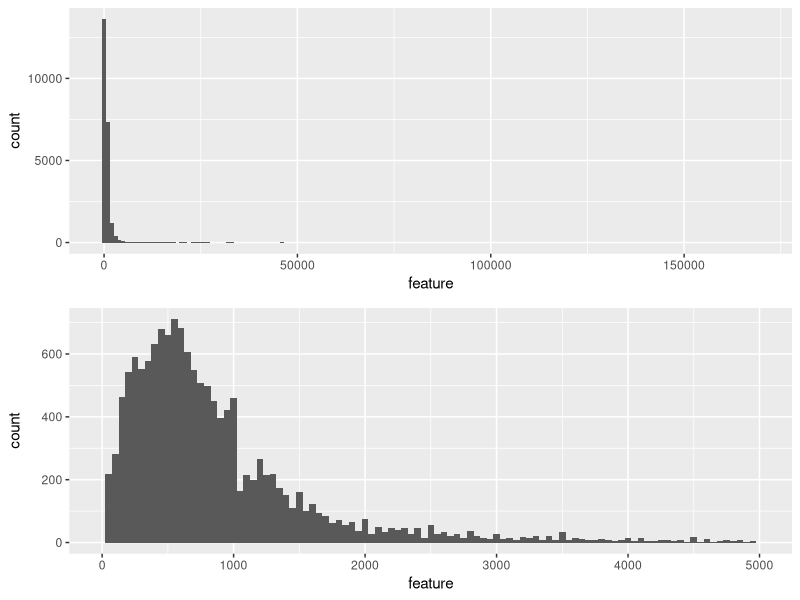
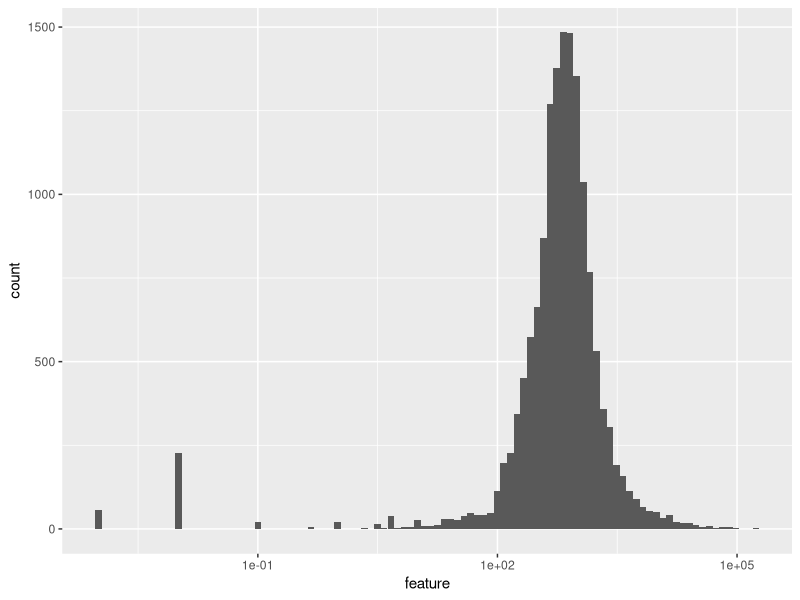
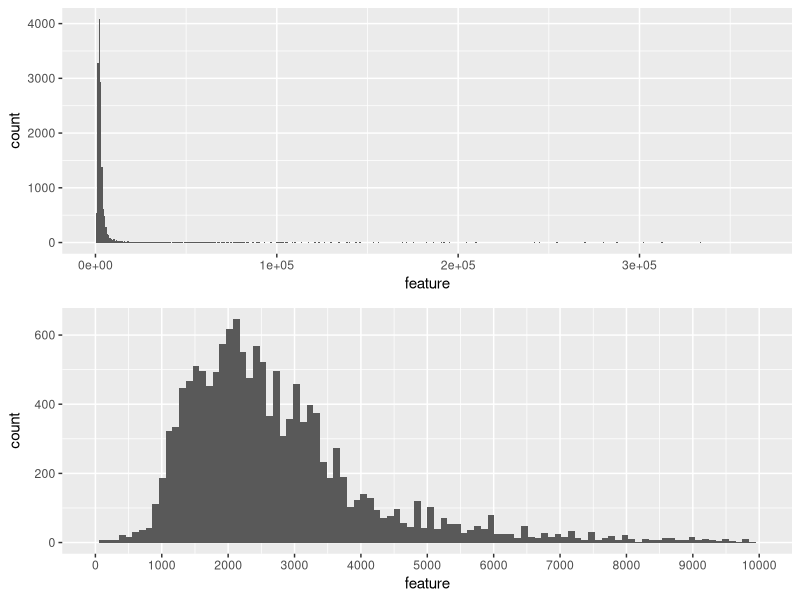
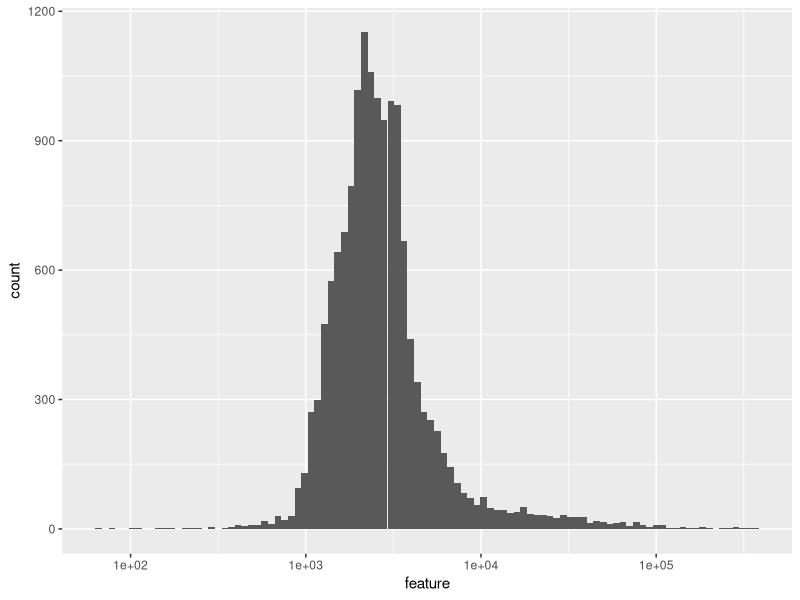
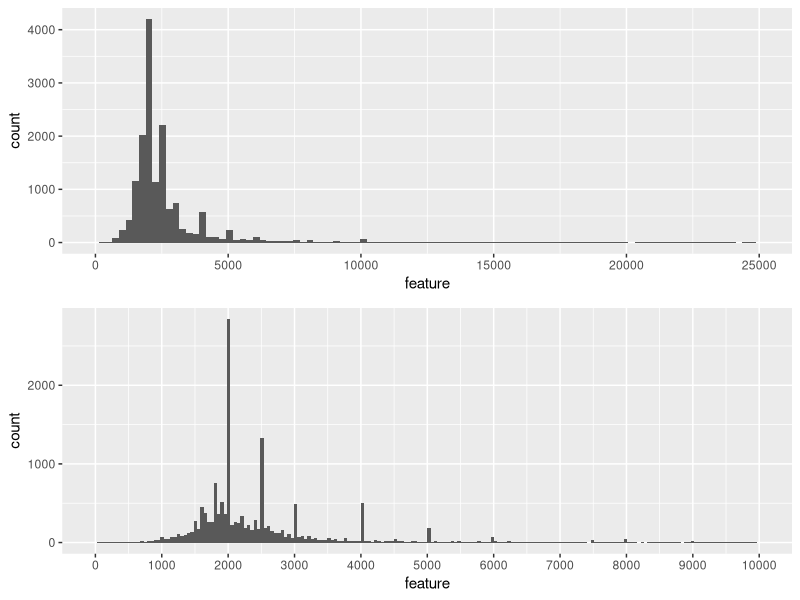
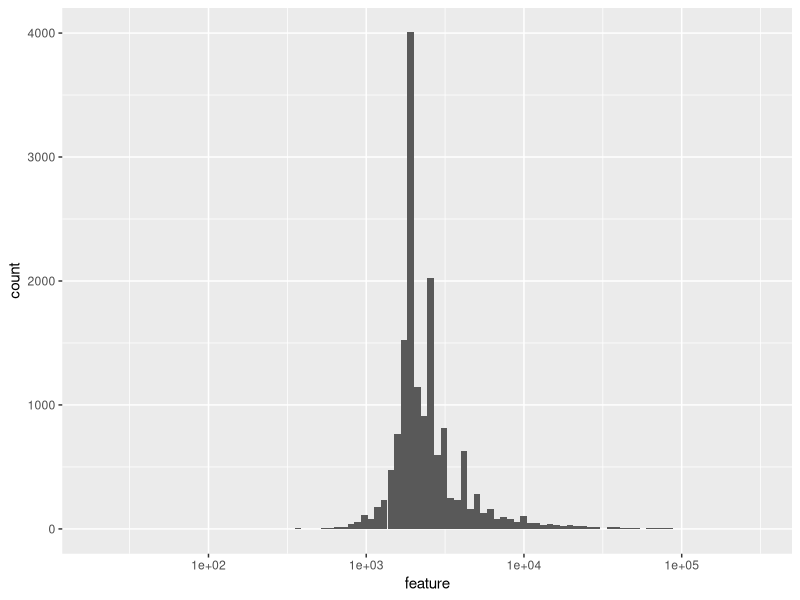
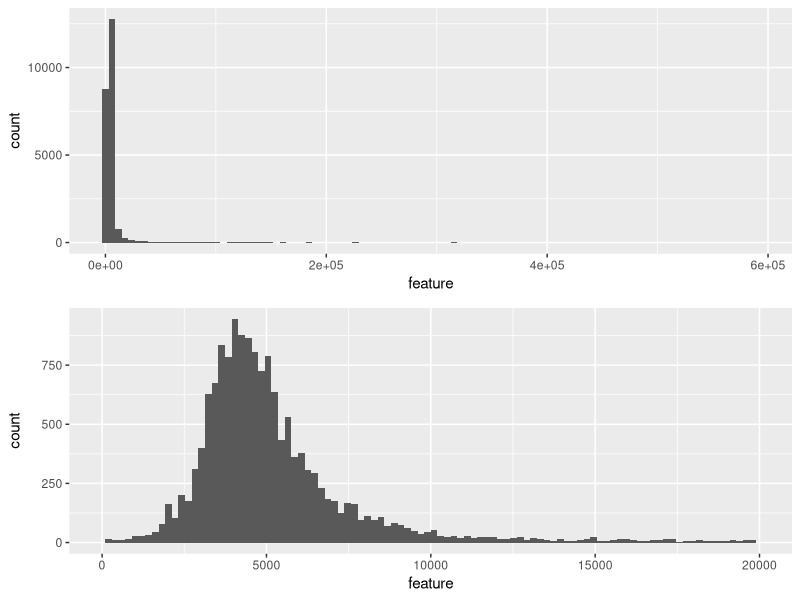
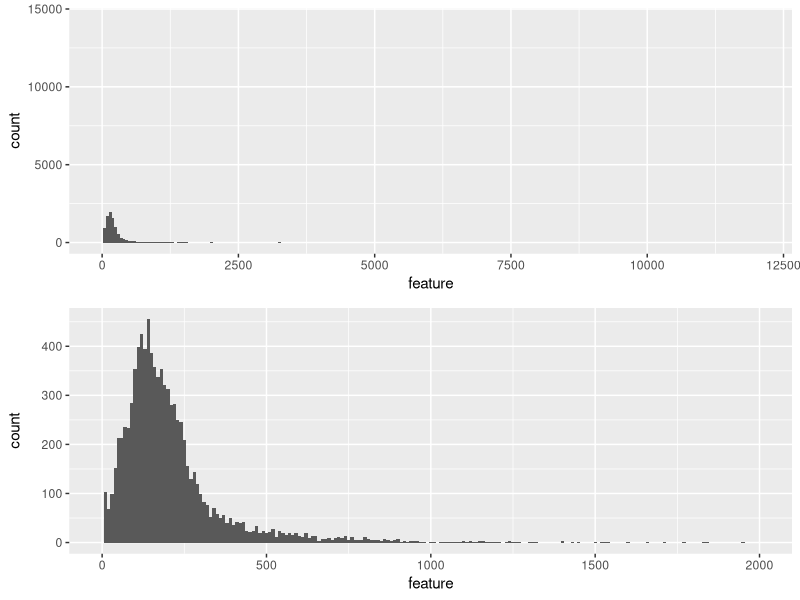

R code for these plots, in order:
## ---- chunk 1

library(ggplot2)
library(openxlsx)
library(gdata)
library(dplyr)
library(stats)
library(gridExtra)
library(grid)
library(gtable)
## ---- chunk 2
knitr::opts_chunk$set(warning=FALSE, message=FALSE)
## ---- chunk 3
# load the data 
sales <- read.xlsx("rollingsales_brooklyn.xlsx", sheet = 1, startRow = 5,
                   detectDates = TRUE)

# convert all column names to lower case
colnames(sales) <- tolower(colnames(sales))

# substitute empty strings with NA
sales[sales$tax.class.at.present =='  ', ]$tax.class.at.present <- NA
sales[sales$building.class.at.present =='  ', ]$building.class.at.present <-NA 
sales[sales$apartment.number == "            ", ]$apartment.number <-NA

# substitute zero zipcodes with NA
sales[sales$zip.code == 0,11] <-NA

# convert all categorical values to factor
sales$neighborhood <- as.factor(sales$neighborhood)
sales$building.class.category <- as.factor(sales$building.class.category)
sales$tax.class.at.present <- as.factor(sales$tax.class.at.present)
sales$building.class.at.present <- as.factor(sales$building.class.at.present)
sales$tax.class.at.time.of.sale <- as.factor(sales$tax.class.at.time.of.sale)
sales$building.class.at.time.of.sale <-
  as.factor(sales$building.class.at.time.of.sale)
sales$block <- as.factor(sales$block)
sales$lot <- as.factor(sales$lot)
sales$zip.code <- as.factor(sales$zip.code)

# substitute zeros and probably erroneus years with NA
sales[!is.na(sales$year.built) & sales$year.built == 1380,17] <- NA
sales[!is.na(sales$year.built) & sales$year.built == 1050,17] <- NA
sales[!is.na(sales$year.built) & sales$year.built == 0, 17] <- NA

# trim whitespaces
sales$neighborhood <- trim(sales$neighborhood)
sales$building.class.category <- trim(sales$building.class.category)
sales$address <- trim(sales$address)
sales$apartment.number <- trim(sales$apartment.number)
## ---- chunk 4
#  plots basic histogram
hist_base <- function(feature,  ...){
  ggplot(sales, aes(feature)) + geom_histogram( ... )
}
# plots basic bar chart
bar_base <- function(feature){
  ggplot(sales, aes(feature)) + geom_bar()
}
# arrange 2 plots in grid
plot_grid <- function(p1, p2){
  g1 <- ggplotGrob(p1)
  g2 <- ggplotGrob(p2)

  g = rbind(g1, g2, size="first")
  g$widths = grid::unit.pmax(g1$widths, g2$widths)
  grid::grid.newpage()
  grid::grid.draw(g)
}

## ---- chunk 5
str(sales)
head(sales)

## ---- chunk 6
summary(sales$sale.price)

## ---- chunk 7
head(table(sales$sale.price))
## ---- chunk 8
nonzero_prices <- subset(sales, sale.price > 0)
summary(nonzero_prices$sale.price)
## ---- chunk 9
# select properties with 1$ price
one_dollar_sale <- sales %>%
  filter(sale.price == 1) %>%
  select(building.class.category,address, year.built,
         gross.square.feet, sale.price)
head(one_dollar_sale,10)
## ---- chunk 10
p1 <- hist_base(sales$sale.price/1000, binwidth = 1000)
p2 <- hist_base(sales$sale.price/1000, binwidth = 50) + xlim(0.001,5000)
plot_grid(p1, p2)
## ---- chunk 11
hist_base(sales$sale.price/1000,bins = 100) + scale_x_log10()
## ---- chunk 12
summary(sales$gross.square.feet)
## ---- chunk 13
summary(subset(sales, gross.square.feet > 0)$gross.square.feet)
## ---- chunk 14
p1 <- hist_base(sales$gross.square.feet, bins = 500) + 
  scale_x_continuous(limits = c(1, 366000))
plot <-hist_base(sales$gross.square.feet, bins = 100) 
p2 <- plot + scale_x_continuous(limits = c(1, 10000), 
                                breaks = seq(0,10000,1000))
plot_grid(p1, p2)
## ---- chunk 15
plot + scale_x_log10()
## ---- chunk 16
summary(sales$land.square.feet)
## ---- chunk 17
summary(subset(sales, land.square.feet > 0)$land.square.feet)
## ---- chunk 18
plot <-hist_base(sales$land.square.feet, bins = 100)
p1 <- plot +  scale_x_continuous(limits = c(1, 25000))
p2 <- hist_base(sales$land.square.feet, bins = 200) +
  scale_x_continuous(limits = c(1, 10000), breaks = seq(0,10000,1000))
plot_grid(p1, p2)
## ---- chunk 19
plot + scale_x_log10()
## ---- chunk 20
# create new feature "total square feet" as sum of land and gross sf
sales <- mutate(sales, total.square.feet = land.square.feet + gross.square.feet)
## ---- chunk 21
summary(sales$total.square.feet)
## ---- chunk 22
summary(subset(sales, total.square.feet > 0)$total.square.feet)
## ---- chunk 23
p1 <- hist_base(sales$total.square.feet, bins = 100)
p2 <- p1 + scale_x_continuous(limits = c(1,20000))
plot_grid(p1, p2)
## ---- chunk 24
# create new feature "price.square.foot" price divided by total sq.ft
sales$price.square.foot <- 
   ifelse(sales$total.square.feet > 0,
          round(sales$sale.price / sales$total.square.feet, 2), 0)
## ---- chunk 25
summary(subset(sales, price.square.foot > 0)$price.square.foot)

## ---- chunk 26
p1 <- hist_base(sales$price.square.foot, binwidth = 50) +
  scale_x_continuous(limits = c(0, 12060))
p2 <- hist_base(sales$price.square.foot, binwidth = 10) +
  scale_x_continuous(limits = c(0.01, 2000))
plot_grid(p1, p2)
## ---- chunk 27
summary(sales$year.built)
## ---- chunk 28
p1 <- hist_base(sales$year.built, binwidth = 5) +
  scale_x_continuous(limits = c(1800,2020), breaks = seq(1800,2020,20))
p2 <- hist_base(sales$year.built, binwidth = 1) + 
  scale_x_continuous(limits = c(1800,2020), breaks = seq(1800,2020,20))
plot_grid(p1, p2)
## ---- chunk 29
table(sales$residential.units)
## ---- chunk 30
p1 <- hist_base(sales$residential.units, binwidth = 1)
p2 <- p1 + scale_x_continuous(limits = c(0,50))
plot_grid(p1, p2)
## ---- chunk 31
table(sales$commercial.units)
## ---- chunk 32
p1 <- hist_base(sales$commercial.units, binwidth = 1)
p2 <- p1 + scale_x_continuous(limits = c(0,20))
plot_grid(p1, p2)
## ---- chunk 33
table(sales$total.units)
## ---- chunk 34
p1 <- hist_base(sales$total.units, binwidth = 1)
p2 <- p1 + scale_x_continuous(limits = c(0,20))
plot_grid(p1, p2)
## ---- chunk 35
table(sales$borough)
## ---- chunk 36
# barplot with bars reordered by count
ggplot(sales,
       aes(x= reorder(neighborhood,neighborhood,function(x) length(x)))) + 
  geom_bar() + coord_flip() +
  labs(x = "Neighborhood")

## ---- chunk 37
sort(table(sales$building.class.category), decreasing = TRUE)[1:10]

## ---- chunk 38
ggplot(sales, aes(x = reorder(building.class.category,
                              building.class.category,
                              function(x) length(x)))) + 
  geom_bar() +
  coord_flip() +
  scale_y_log10(breaks = c(10,100,500,1000,5000)) +
  labs(x= "Building class category")
  
## ---- chunk 39
table(sales$tax.class.at.present)
## ---- chunk 40
sort(table(sales$block), decreasing = TRUE) [1:10]
## ---- chunk 41
sort(table(sales$lot), decreasing = TRUE) [1:10]
## ---- chunk 42
table(sales$`ease-ment`)
## ---- chunk 43
sort(table(sales$building.class.at.present), decreasing = TRUE)[1:10]
## ---- chunk 44
table(sales$building.class.at.present)
## ---- chunk 45
sort(table(sales$address), decreasing = TRUE)[1:5]
## ---- chunk 46
bar_base(sales$zip.code) +
  coord_flip() +
  labs(x = "zip code")
## ---- chunk 47
table(sales$tax.class.at.time.of.sale)
## ---- chunk 48
sort(table(sales$building.class.at.time.of.sale), decreasing = TRUE)
## ---- chunk 49
p1 <- hist_base(sales$sale.date, binwidth = 1)
p2 <- hist_base(sales$sale.date, binwidth = 7) +
  scale_x_date(date_breaks = '1 month') +
  theme(axis.text.x = element_text(angle=60, hjust=1))
plot_grid(p1, p2)
## ---- chunk 50
ggplot(sales, aes(gross.square.feet, sale.price/1000)) +
  geom_point(alpha = 0.1) +
  scale_x_continuous(limits = c(0, 50000)) + 
  scale_y_continuous(limits = c(0, 50000)) 
## ---- chunk 51
ggplot(sales, aes(gross.square.feet, sale.price/1000)) +
  geom_point(alpha = 0.1) +
  scale_x_continuous(limits = c(1, 10000)) + 
  scale_y_continuous(limits = c(1, 10000)) + 
  geom_smooth()

## ---- chunk 52
cor = cor.test(sales$sale.price, sales$gross.square.feet)
cor$estimate
## ---- chunk 53
ggplot(sales, aes(land.square.feet, sale.price/1000)) +
  geom_point(alpha = 0.1) 

## ---- chunk 54
ggplot(sales, aes(land.square.feet, sale.price/1000)) +
  geom_point(alpha = 0.1) +
  scale_x_continuous(limits = c(1, 10000)) + 
  scale_y_continuous(limits = c(1, 10000)) 
## ---- chunk 55
cor = cor.test(sales$sale.price, sales$land.square.feet)
cor$estimate
## ---- chunk 56
ggplot(sales, aes(total.square.feet, sale.price/1000)) +
  geom_point(alpha = 0.1) +
  scale_x_continuous(limits = c(0, 50000)) + 
  scale_y_continuous(limits = c(0, 50000)) 
## ---- chunk 57
ggplot(sales, aes(total.square.feet, sale.price/1000)) +
  geom_point(alpha = 0.1) +
  scale_x_continuous(limits = c(1, 10000)) + 
  scale_y_continuous(limits = c(1, 10000)) + 
  geom_smooth(method = "lm")
## ---- chunk 58
cor = cor.test(sales$sale.price, sales$total.square.feet)
cor$estimate
## ---- chunk 59
ggplot(sales, aes(total.square.feet, price.square.foot)) + 
  geom_point(alpha = 1/20) + 
  scale_x_continuous(limits = c(1,10000)) +
  scale_y_continuous(limits = c(1,1000)) + 
  geom_smooth()
## ---- chunk 60
ggplot(sales, aes(year.built, price.square.foot)) + 
  geom_point(alpha = 1/20)  
## ---- chunk 61
ggplot(sales, aes(year.built, price.square.foot)) + 
  geom_jitter(alpha = 1/30, width = 1) + 
  scale_x_continuous(limits = c(1895,2016), breaks = seq(1890,2020,20)) + 
  scale_y_continuous(limits = c(1,2000))
## ---- chunk 62
# add new feature "year.built.bucket" - divide years to 10 year buckets
sales$year.built.bucket <- cut(sales$year.built,
                               breaks = seq(1890,2020,10),
                               dig.lab = 4)
## ---- chunk 63
ggplot(subset(sales,price.square.foot > 0),
       aes( year.built.bucket,price.square.foot)) + 
  geom_boxplot(outlier.colour = NA) + 
  scale_y_continuous(limits = c(0,1000)) +
  theme(axis.text.x = element_text(angle=60, hjust=1))
## ---- chunk 64
ggplot(filter(sales, price.square.foot > 0),
       aes(neighborhood, price.square.foot)) + 
  geom_boxplot() + 
  coord_flip(ylim = c(1,2500)) 
## ---- chunk 65
ggplot(filter(sales, sale.price > 0),
       aes(neighborhood, sale.price/(total.units * 1000))) + 
  geom_boxplot() + 
  coord_flip(ylim = c(0,5000))
## ---- chunk 66
ggplot(filter(sales,gross.square.feet >0),
       aes(neighborhood, gross.square.feet)) + 
  geom_boxplot() + 
  scale_y_log10() +
  coord_flip()
## ---- chunk 67
ggplot(filter(sales,gross.square.feet >0),
       aes(neighborhood, gross.square.feet/total.units)) + 
  geom_boxplot() + 
  coord_flip(ylim = c(0,30000))
## ---- chunk 68
ggplot(filter(sales,gross.square.feet >0),
       aes(neighborhood, gross.square.feet/total.units)) + 
  geom_boxplot() + 
  coord_flip(ylim = c(0,10000))
## ---- chunk 69
ggplot(filter(sales,sale.price > 0),
       aes(tax.class.at.present, sale.price/1000)) + 
  geom_boxplot() +
  coord_cartesian(ylim = c(0,10000))
## ---- chunk 70
ggplot(filter(sales,price.square.foot >0), aes(price.square.foot)) + 
  geom_density(aes(color = tax.class.at.present)) +
  coord_cartesian(xlim = c(0,2000)) +
  scale_color_brewer(palette = "Dark2")
## ---- chunk 71
ggplot(filter(sales,price.square.foot > 0),
       aes(tax.class.at.present, price.square.foot)) + 
  geom_boxplot() +
  coord_cartesian(ylim = c(0,3000))
## ---- chunk 72
ggplot(sales, aes(neighborhood) ) +
  geom_bar(aes(fill= tax.class.at.time.of.sale), position = "dodge") + 
  coord_flip() + scale_fill_brewer(palette = "Set1")
## ---- chunk 73
ggplot(sales, aes(neighborhood) ) +
  geom_bar(aes(fill= tax.class.at.time.of.sale), position = "fill") + 
  coord_flip() +
  scale_fill_brewer(palette = 'Set1')
## ---- chunk 74
ggplot(sales, aes(building.class.category, price.square.foot)) +
  geom_boxplot() + 
  coord_flip() + 
  scale_y_continuous(limits = c(1,1000))
## ---- chunk 75
ggplot(sales, aes(sale.date, sale.price/1000)) +
  geom_point(alpha = 1/5) +
  scale_x_date(date_breaks = '1 month') + 
  scale_y_continuous(limits = c(0,50000)) +
  theme(axis.text.x = element_text(angle=60, hjust=1))
## ---- chunk 76
# added summary statistics to the plot
ggplot(sales, aes(sale.date, sale.price/1000)) + 
  geom_point(alpha = 1/20) + 
  geom_line(color = 'red',stat = "summary", fun.y = mean) + 
  scale_x_date(date_breaks = '1 month') +
  scale_y_continuous(limits = c(1,10000)) +
  theme(axis.text.x = element_text(angle=60, hjust=1))
## ---- chunk 77
ggplot(sales, aes(sale.date, price.square.foot)) +
  geom_point(alpha = 1/5) +
  scale_x_date(date_breaks = '1 month') + 
  scale_y_continuous(limits = c(1,1000)) +
  geom_smooth(method = 'gam') +
  theme(axis.text.x = element_text(angle=60, hjust=1))
## ---- chunk 78
ggplot(sales, aes(gross.square.feet, sale.price/1000)) +
  geom_point(aes(color = tax.class.at.time.of.sale),alpha = 0.3) +
  scale_x_continuous(limits = c(1, 10000)) + 
  scale_y_continuous(limits = c(1, 10000)) +
  scale_color_brewer(palette = 'Set2') +
  facet_wrap(~tax.class.at.time.of.sale) + 
  geom_smooth(se = TRUE)
## ---- chunk 79
ggplot(filter(sales,gross.square.feet > 0), aes(gross.square.feet)) + 
  geom_density(aes(color = tax.class.at.time.of.sale)) + 
  coord_cartesian(xlim = c(1,20000))
## ---- chunk 80
ggplot(filter(sales,gross.square.feet > 0,sale.price > 0),
       aes(gross.square.feet/total.units,
           sale.price/total.units,
           color = tax.class.at.time.of.sale)) +
  geom_point(alpha = 0.3) +
  scale_y_log10() +
  scale_x_log10() +
  scale_color_brewer(palette = 'Set2') +
  facet_wrap(~tax.class.at.time.of.sale,nrow =2)+
  geom_smooth(se = FALSE)
## ---- chunk 81
ggplot(filter(sales,gross.square.feet > 0,price.square.foot > 10),
       aes(gross.square.feet/total.units,
           price.square.foot)) +
  geom_point(aes(color = tax.class.at.time.of.sale),alpha = 0.3) +
  scale_y_log10() +
  scale_x_log10() +
  scale_color_brewer(palette = 'Set2') +
  geom_smooth(aes(color = tax.class.at.time.of.sale), se = FALSE) + 
  facet_wrap(~tax.class.at.time.of.sale,nrow = 2)
## ---- chunk 82
ggplot(filter(sales,gross.square.feet > 0,sale.price > 1000, year.built >0),
       aes(gross.square.feet/total.units,
           sale.price/total.units)) +
  geom_point(aes(color = year.built),
             alpha = 0.3) +
  scale_y_log10() +
  scale_colour_gradientn(colours = heat.colors(14)) +
  coord_cartesian(xlim = c(10,3000), ylim = c(1000,10000000))
## ---- chunk 83
ggplot(filter(sales, sale.price >1000),
       aes(year.built.bucket,sale.price/total.units)) +
  geom_boxplot(aes(fill = tax.class.at.time.of.sale)) +
  scale_y_log10() +
  theme(axis.text.x = element_text(angle=60, hjust=1))
## ---- chunk 84
ggplot(filter(sales, price.square.foot >0),
       aes(year.built.bucket,price.square.foot)) +
  geom_boxplot(aes(fill = tax.class.at.time.of.sale) ) +
  coord_cartesian(ylim = c(0,2000))+
  theme(axis.text.x = element_text(angle=60, hjust=1))
## ---- chunk 85
ggplot(filter(sales, sale.price > 1000),
       aes(sale.price/(total.units*1000),neighborhood)) +
  geom_jitter(aes(color = tax.class.at.time.of.sale),
              height = 0.9, alpha = 1, shape = ".") + 
  coord_cartesian(xlim = c(0,5000))
## ---- chunk 86

ggplot(sales, aes(x = sale.price/1000)) + 
  geom_histogram(bins = 200, fill = 'darkblue') +
  scale_x_log10(breaks = c(1,10,100,1000,10000)) +
  labs(x = "Sale price in $1000",y = "Number of sales",
       title = "Distribution of sale prices on log scale")
## ---- chunk 87
ggplot(filter(sales, sale.price >1000),
       aes(year.built.bucket,sale.price/total.units)) +
  geom_boxplot(aes(fill = tax.class.at.time.of.sale)) +
  scale_y_log10() +
  theme(axis.text.x = element_text(angle=60, hjust=1)) +
  labs(title = "Distribution of sale prices by years built (in log scale)",
       x = 'Year built',
       y = 'Sale price for unit, $',
       fill = 'Tax class')
## ---- chunk 88
ggplot(filter(sales,gross.square.feet > 0,sale.price > 5000),
       aes(gross.square.feet/total.units,
           sale.price/total.units)) +
  geom_point(aes(color = tax.class.at.time.of.sale),alpha = 0.3) +
  scale_y_log10() +
  scale_x_log10(minor_breaks = seq(0,1000000,10000),
                breaks = c(1000,10000,100000)) +
  scale_color_brewer(palette = 'Set2') +
  geom_smooth(aes(color = tax.class.at.time.of.sale), se= FALSE) +
  labs(title = "Relationship between floor area and price of one unit",
       x = "Gross square feet ",
       y = "Sale price, $",
       color = "Tax class")
